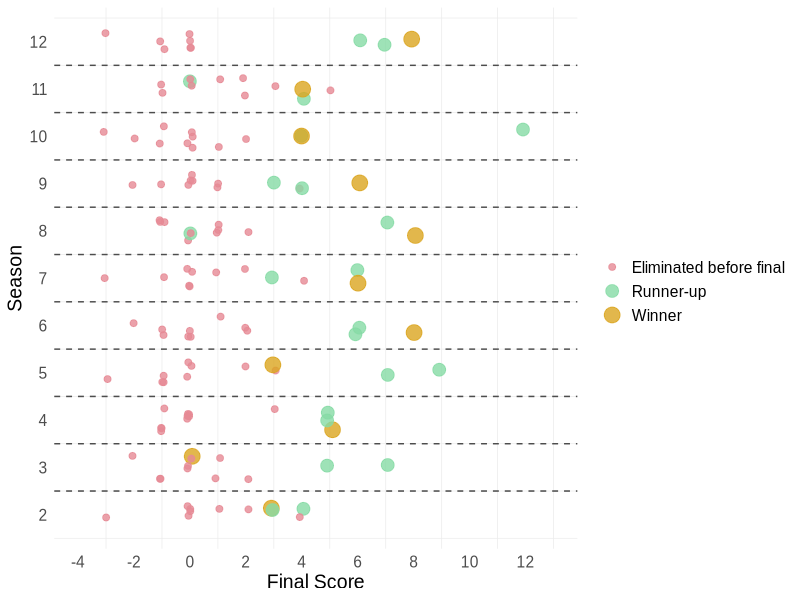

Reproduce this figure in R.

library(dplyr)
library(ggplot2)

gbbo_all <- read.csv("GBBO_allseasons_episodes_and_status_022422.csv")

### Data frame for all seasons jitter plot 

jitter =  gbbo_all %>%
  mutate(outcome = case_when(result == '' ~ status, is.na(result) == FALSE ~ result)) %>%
  mutate(points = case_when(outcome == 'Least Favorite' ~ -1, 
                            outcome == 'Favorite' ~ 1,
                            outcome == 'SB' ~ +2)) %>% 
  mutate(points = case_when(is.na(points) == TRUE ~ 0, is.na(points) == FALSE ~ points)) %>%
  mutate(shapeflag = case_when(points == 2  ~ 'SB',
                               points == -1 ~ 'LF',
                               points == 1 ~ 'F',
                               points == 0 & outcome == 'WINNER'  ~ 'W',
                               points == 0 & outcome == 'OUT' ~ 'O',
                               points == 0 & outcome == 'Runner-up' ~ 'R',
                               TRUE ~ 'N')) %>%
  arrange(baker, episode) %>%
  group_by(season,baker) %>% 
  mutate(endstatus = last(outcome)) %>%
  mutate(maxep = max(episode)) %>%
  mutate(maxep = case_when(endstatus == 'WINNER' ~ 11L,
                           TRUE ~ maxep)) %>%
  mutate(winflag = case_when(endstatus == 'WINNER' ~ 'Winner',
                             endstatus == 'Runner-up' ~'Runner-up',
                             TRUE ~ 'Eliminated before final')) %>%
  mutate(lastepflag = case_when(episode == max(episode) ~ 'Y',
                                TRUE ~ 'N')) %>%
  mutate(csum = cumsum(points)) %>%
  summarize(endsum = last(csum), winflag = unique(winflag), maxep = max(episode))


#JITTER PLOT

ggplot(jitter, aes(season, endsum), group = baker) +
  geom_jitter(height = .1,width = .25,
              aes(color = winflag,
                  size = winflag), 
              alpha =.8
  ) +
  scale_x_continuous(limits = c(1.8,12.2), breaks=seq(2,12,by=1)) +
  scale_y_continuous(limits = c(-4,13), breaks=seq(-4,13,by=2)) +
  coord_flip() +
  geom_vline(xintercept=2.5, color = "gray30", linetype = "dashed", size = .5) +
  geom_vline(xintercept = 3.5,color = "gray30", linetype = "dashed", size = .5) +
  geom_vline(xintercept = 4.5,color = "gray30", linetype = "dashed", size = .5) +
  geom_vline(xintercept=5.5,color = "gray30", linetype = "dashed", size = .5) +
  geom_vline(xintercept = 6.5,color = "gray30", linetype = "dashed", size = .5) +
  geom_vline(xintercept=7.5,color = "gray30", linetype = "dashed", size = .5) +
  geom_vline(xintercept = 8.5,color = "gray30", linetype = "dashed", size = .5) +
  geom_vline(xintercept=9.5,color = "gray30", linetype = "dashed", size = .5) +
  geom_vline(xintercept=10.5,color = "gray30", linetype = "dashed", size = .5) +
  geom_vline(xintercept = 11.5,color = "gray30", linetype = "dashed", size = .5) +
  labs(x = "Season", y = "Final Score") +
  theme_minimal() +
  theme(
    panel.grid.major.x = element_blank(),
    panel.grid.major.y = element_blank(),
    axis.text.x = element_text(family = "Arial"),
    text = element_text(size = 14, family = 'Arial')
  ) +
  scale_color_manual(name = "",
                     values = c('Winner' = 'goldenrod',
                                'Runner-up' = '#86dba5',
                                'Eliminated before final' = '#e68a95')) +
  scale_size_manual(name = "",
                    values = c('Winner' = 5,
                               'Runner-up' = 4,
                               'Eliminated before final' = 2))
